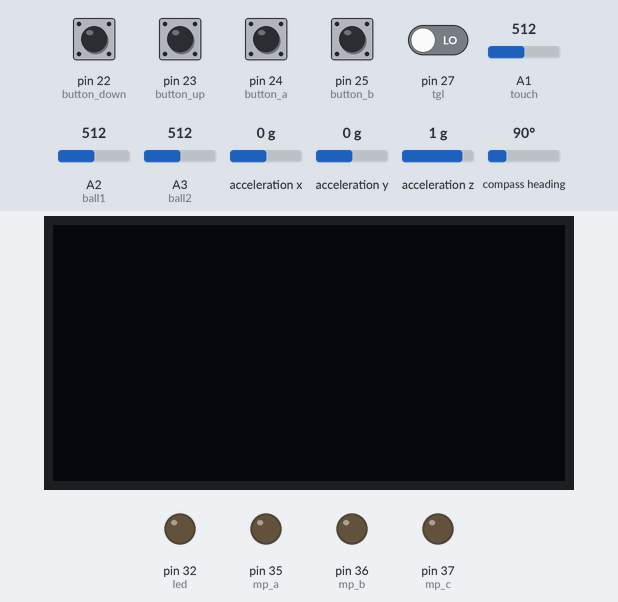
Simulated run of this program. Board: Arduino Mega 2560, built with avr-gcc and run on an emulated ATmega2560. Shown: 128×64 one-colour display, output pins drawn as LEDs (lit = HIGH). Inputs (shaded band) come from the test bench; at power-on: pin 22 (button_down), pin 23 (button_up), pin 24 (button_a), pin 25 (button_b), pin 27 (tgl) LOW, A1 (touch) = 512, A2 (ball1) = 512, A3 (ball2) = 512, acceleration x 0 g, acceleration y 0 g, acceleration z 1 g, compass heading 90°. Pins used as bus, display or sensor lines are not drawn; what the program prints to the serial monitor is not drawn.

Above: at 2.2 s.
2.3 s: pin 27 (tgl) driven HIGH
At 3.1 s:
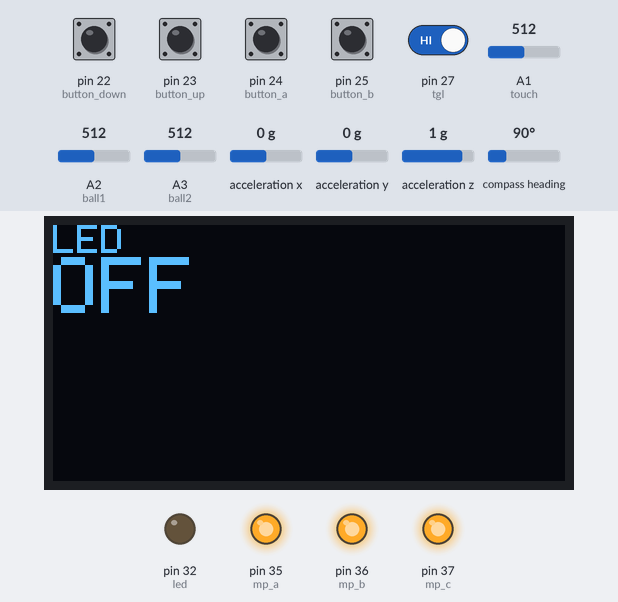
3.9 s: pin 25 (button_b) pulled HIGH for 0.15 s
At 4.3 s:
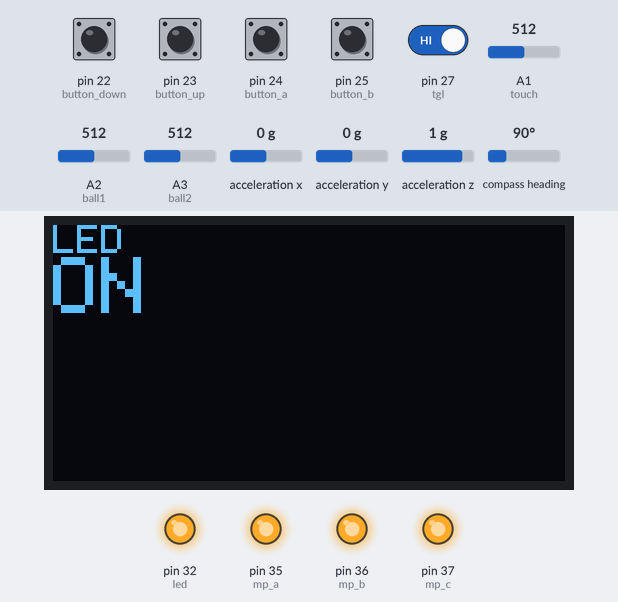
5.9 s: pin 23 (button_up) pulled HIGH for 0.15 s
At 7.8 s:
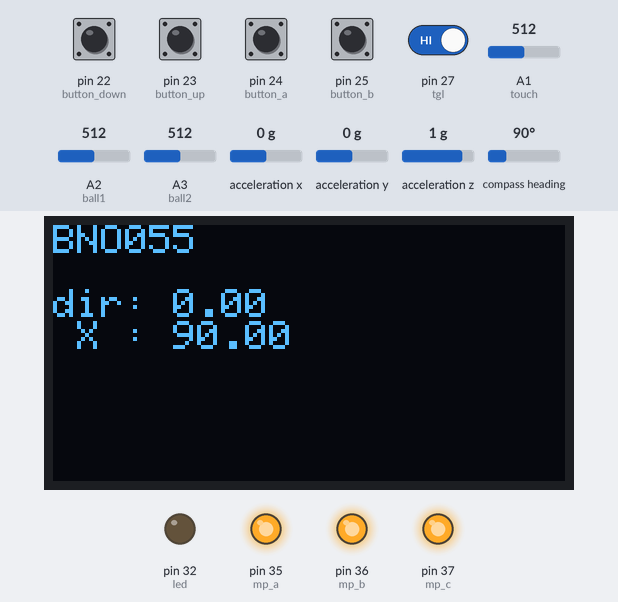
8.1 s: pin 23 (button_up) pulled HIGH for 1 s
At 10.4 s:
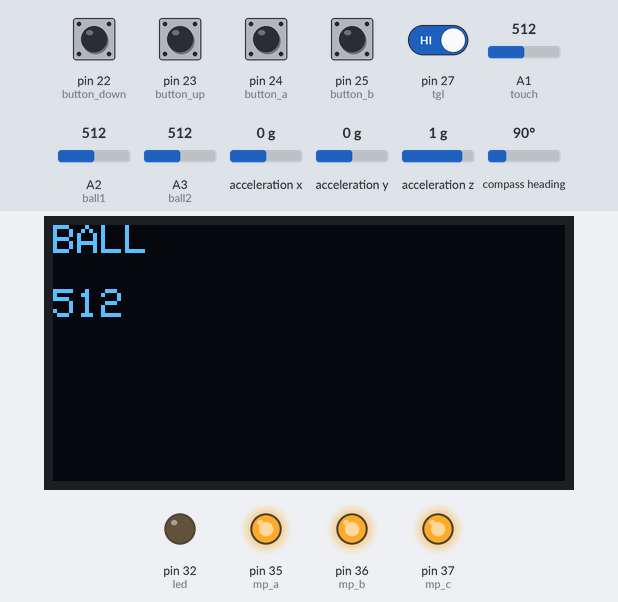
10.9 s: pin 23 (button_up) pulled HIGH for 0.15 s
At 11.9 s:
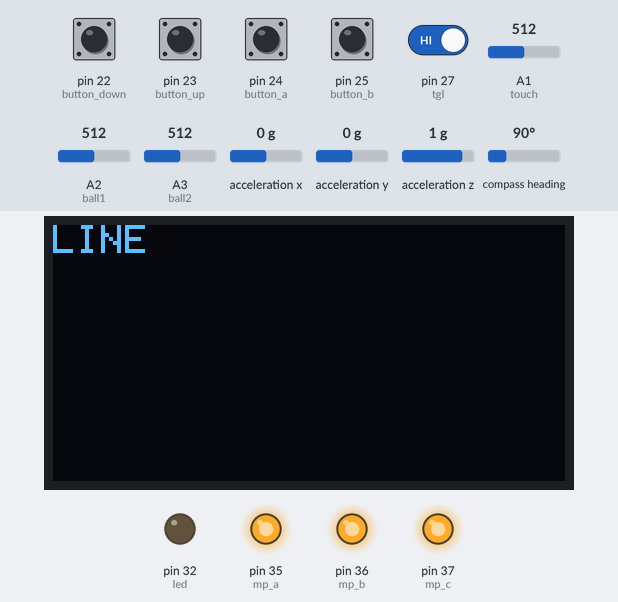
13.0 s: pin 23 (button_up) pulled HIGH for 0.15 s
At 14.5 s:
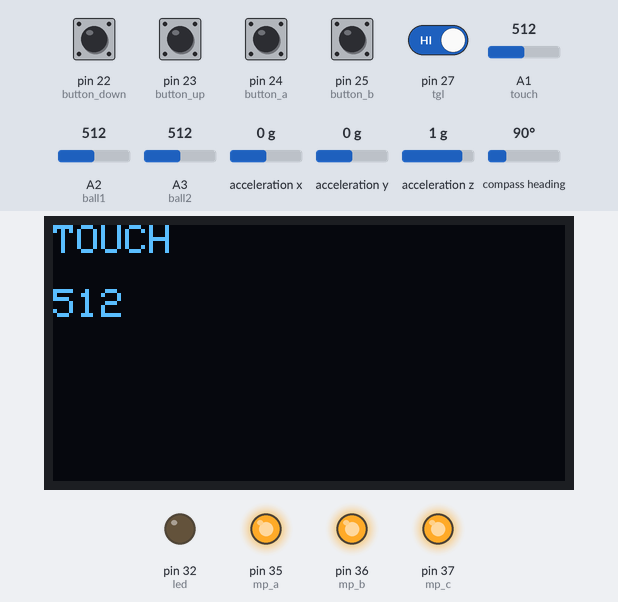
Timing chart, 0 to 16.0 s (numbered marks = the images above; inputs shaded):
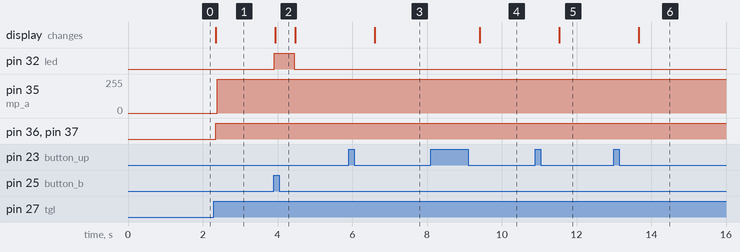

The program:

main.cpp
```cpp
#include <Arduino.h>
#include <Wire.h>

unsigned long prev, next, interval1;
// interval1:ultrasonic

// OLED
#include "Adafruit_GFX.h"
#include "Adafruit_SSD1306.h"
Adafruit_SSD1306 display(-1);

// BNO055
#include <Adafruit_BNO055.h>
#include <Adafruit_Sensor.h>
#include <utility/imumaths.h>
Adafruit_BNO055 bno = Adafruit_BNO055(55);
float dir, dir_o, dir_x, dir_y, dir_z;
// PID制御
float kp = 2, ki = 0, kd = 0;  // 係数
float target = 0;              // 目標
float dt, preTime;
float P, I, D, pose_out, preP, vol;

// ball sensor
#define ball1 A2
#define ball2 A3
#define ballpower 42  // センサ電源
#define mp_a 35
#define mp_b 36
#define mp_c 37
int ballval[16];
int multiplex[3] = {mp_c, mp_b, mp_a};

// line sensor
#define led 32
#define line0 A4
#define line1 A5
#define line2 A6
#define line3 A7
#define line4 A8
#define line5 A9
#define line6 A10
#define line8 A11
#define line9 A12
#define line10 A13
#define line11 A14
#define line12 A15
#define touch A1

// ultorasonic
#include <NewPing.h>
#define u_left 38
#define u_front 39
#define u_right 40
#define u_back 41
#define MAX_DISTANCE 400
int u_val[4];  // left,front,right,back
int u_x, u_y;
NewPing sonar[4] = {NewPing(u_left, u_left, MAX_DISTANCE),
                    NewPing(u_front, u_front, MAX_DISTANCE),
                    NewPing(u_right, u_right, MAX_DISTANCE),
                    NewPing(u_back, u_back, MAX_DISTANCE)};

// MD
const int md1[] = {2, 3};
const int md2[] = {6, 5};
const int md3[] = {8, 7};
const int md4[] = {12, 11};
const int md5[] = {10, 9};
int motor1, motor2, motor3, motor4, motor5;

// UI
#define button_down 22
#define button_up 23
#define button_a 24
#define button_b 25
#define button_c 26
#define tgl 27
#define item 7  // led,gyro,ball,line,touch,motor,ultorasonic
bool up_status, down_status, led_status;
int menu;

float pose() {
  vol = dir;

  dt = (micros() - preTime) / 1000000;
  preTime = micros();
  P = target - vol;
  I += P * dt;
  D = (P - preP) / dt;
  preP = P;
  return (kp * P + ki * I + kd * D);
}

void motor_out(int num, double speed) {  // motor_out(1~5,-100~100)
  if (speed > 100) {
    speed = 100;
  } else if (speed < -100) {
    speed = -100;
  }
  if (num == 1) {
    if (speed == 0) {
      digitalWrite(md1[0], LOW);
      digitalWrite(md1[1], LOW);
    } else if (speed < 0) {
      analogWrite(md1[0], speed * -2.55);
      digitalWrite(md1[1], LOW);
    } else if (speed > 0) {
      digitalWrite(md1[0], LOW);
      analogWrite(md1[1], speed * 2.55);
    }
  } else if (num == 2) {
    if (speed == 0) {
      digitalWrite(md2[0], LOW);
      digitalWrite(md2[1], LOW);
    } else if (speed < 0) {
      analogWrite(md2[0], speed * -2.55);
      digitalWrite(md2[1], LOW);
    } else if (speed > 0) {
      digitalWrite(md2[0], LOW);
      analogWrite(md2[1], speed * 2.55);
    }
  } else if (num == 3) {
    if (speed == 0) {
      digitalWrite(md3[0], LOW);
      digitalWrite(md3[1], LOW);
    } else if (speed < 0) {
      analogWrite(md3[0], speed * -2.55);
      digitalWrite(md3[1], LOW);
    } else if (speed > 0) {
      digitalWrite(md3[0], LOW);
      analogWrite(md3[1], speed * 2.55);
    }
  } else if (num == 4) {
    if (speed == 0) {
      digitalWrite(md4[0], LOW);
      digitalWrite(md4[1], LOW);
    } else if (speed < 0) {
      analogWrite(md4[0], speed * -2.55);
      digitalWrite(md4[1], LOW);
    } else if (speed > 0) {
      digitalWrite(md4[0], LOW);
      analogWrite(md4[1], speed * 2.55);
    }
  } else if (num == 5) {
    if (speed == 0) {
      digitalWrite(md5[0], LOW);
      digitalWrite(md5[1], LOW);
    } else if (speed < 0) {
      analogWrite(md5[0], speed * -2.55);
      digitalWrite(md5[1], LOW);
    } else if (speed > 0) {
      digitalWrite(md5[0], LOW);
      analogWrite(md5[1], speed * 2.55);
    }
  }
}

void set_multiplex(int pin_arr[3], int channel) {
  if (channel == 0) {
    digitalWrite(pin_arr[0], LOW);
    digitalWrite(pin_arr[1], LOW);
    digitalWrite(pin_arr[2], LOW);
  } else if (channel == 1) {
    digitalWrite(pin_arr[0], LOW);
    digitalWrite(pin_arr[1], LOW);
    digitalWrite(pin_arr[2], HIGH);
  } else if (channel == 2) {
    digitalWrite(pin_arr[0], LOW);
    digitalWrite(pin_arr[1], HIGH);
    digitalWrite(pin_arr[2], LOW);
  } else if (channel == 3) {
    digitalWrite(pin_arr[0], LOW);
    digitalWrite(pin_arr[1], HIGH);
    digitalWrite(pin_arr[2], HIGH);
  } else if (channel == 4) {
    digitalWrite(pin_arr[0], HIGH);
    digitalWrite(pin_arr[1], LOW);
    digitalWrite(pin_arr[2], LOW);
  } else if (channel == 5) {
    digitalWrite(pin_arr[0], HIGH);
    digitalWrite(pin_arr[1], LOW);
    digitalWrite(pin_arr[2], HIGH);
  } else if (channel == 6) {
    digitalWrite(pin_arr[0], HIGH);
    digitalWrite(pin_arr[1], HIGH);
    digitalWrite(pin_arr[2], LOW);
  } else if (channel == 7) {
    digitalWrite(pin_arr[0], HIGH);
    digitalWrite(pin_arr[1], HIGH);
    digitalWrite(pin_arr[2], HIGH);
  }
}
void read_ball() {
  for (int i = 0; i < 8; i++) {
    digitalWrite(ballpower, LOW);
    delayMicroseconds(10);
    set_multiplex(multiplex, i);
    digitalWrite(ballpower, HIGH);
    delayMicroseconds(10);
    // 後ろから時計回り
    ballval[i * 2] = analogRead(ball1);
    ballval[i * 2 + 1] = analogRead(ball2);
  }
}

void read_gyro() {
  sensors_event_t event;
  bno.getEvent(&event);

  dir_x = event.orientation.x;
  dir_y = event.orientation.y;
  dir_z = event.orientation.z;
  if (digitalRead(button_a) == 0) {
    dir_o = event.orientation.x;
  }
  dir = dir_x - dir_o;
  if (dir > 180) {
    dir -= 360;
  } else if (dir < -180) {
    dir += 360;
  }
}

void read_ultrasonic() {
  unsigned long curr = millis();  // 現在時刻を取得
  if ((curr - prev) >=
      interval1) {  // 前回実行時刻から実行周期以上経過していたら
    for (int i = 0; i < 4; i++) {
      delay(50);
      u_val[i] = sonar[i].ping_cm();
    }
    prev += interval1;  // 前回実行時刻に実行周期を加算
  }
}

void UI() {
  if (digitalRead(button_up) != up_status && digitalRead(button_up) == 0) {
    menu++;
  }
  up_status = digitalRead(button_up);

  if (digitalRead(button_down) != down_status &&
      digitalRead(button_down) == 0) {
    menu--;
  }
  down_status = digitalRead(button_down);

  if (menu < 0) {
    menu = item;
  }
  display.clearDisplay();
  display.setTextSize(1);
  display.setTextColor(WHITE);
  if (0) {
  } else if (menu % item == 0) {
    // led
    display.setCursor(0, 0);
    display.println("LED");
    if (digitalRead(button_a) == 0) {
      digitalWrite(led, HIGH);
      led_status = 1;
    }
    if (digitalRead(button_b) == 0) {
      digitalWrite(led, LOW);
      led_status = 0;
    }
    if (led_status == 0) {
      display.setTextSize(2);
      display.println("OFF");
    } else {
      display.setTextSize(2);
      display.println("ON");
    }
  } else if (menu % item == 1) {
    // bno055
    read_gyro();
    display.setCursor(0, 0);
    display.println("BNO055");
    display.println("");
    display.print("dir: ");
    display.println(dir);
    display.print(" X : ");
    display.println(dir_x);

    display.display();
  } else if (menu % item == 2) {
    // ball
    display.setCursor(0, 0);
    display.println("BALL");
    display.println("");

    display.println(analogRead(ball1));
  } else if (menu % item == 3) {
    // line
    display.setCursor(0, 0);
    display.println("LINE");
  } else if (menu % item == 4) {
    // touch
    display.setCursor(0, 0);
    display.println("TOUCH");
    display.println("");

    display.println(analogRead(touch));
  } else if (menu % item == 5) {
    // motor
    display.setCursor(0, 0);
    display.println("MOTOR");
    motor_out(1, 0);
    motor_out(2, 0);
    motor_out(3, 0);
    motor_out(4, 0);
    motor_out(5, 0);
    if (digitalRead(button_a) == 0) {
      motor_out(1, 100);
      motor_out(2, 100);
      motor_out(3, 100);
      motor_out(4, 100);
    }
    if (digitalRead(button_b) == 0) {
      motor_out(1, -100);
      motor_out(2, -100);
      motor_out(3, -100);
      motor_out(4, -100);
    }
  } else if (menu % item == 6) {
    // ultorasonic sensor
    read_ultrasonic();
    display.setCursor(0, 0);
    display.println("ULTORASONIC");

    display.setCursor(0, 16);
    display.print("front: ");
    display.println(u_val[1]);
    display.setCursor(0, 24);
    display.print("back : ");
    display.println(u_val[3]);
    display.setCursor(72, 16);
    display.print("left : ");
    display.println(u_val[0]);
    display.setCursor(72, 24);
    display.print("right: ");
    display.print(u_val[2]);
  }
  display.display();
}

void soccer() { pose_out = pose(); }

void setup() {
  pinMode(ball1, INPUT);
  pinMode(ball2, INPUT);
  pinMode(ballpower, OUTPUT);
  pinMode(mp_a, OUTPUT);
  pinMode(mp_b, OUTPUT);
  pinMode(mp_c, OUTPUT);

  pinMode(touch, INPUT);
  pinMode(led, OUTPUT);
  pinMode(button_a, INPUT);
  pinMode(button_b, INPUT);
  pinMode(button_c, INPUT);
  pinMode(button_up, INPUT);
  pinMode(button_down, INPUT);
  pinMode(tgl, INPUT);

  Serial.begin(115200);
  Serial.println("Hello world");

  display.begin(SSD1306_SWITCHCAPVCC, 0x3C);

  if (!bno.begin()) {
    /* There was a problem detecting the BNO055 ... check your connections */
    Serial.print(
        "Ooops, no BNO055 detected ... Check your wiring or I2C ADDR!");
    while (1)
      ;
  }

  delay(1000);

  bno.setExtCrystalUse(true);

  prev = 0;         // 前回実行時刻を初期化
  interval1 = 500;  // 実行周期を設定
  // put your setup code here, to run once:
}

void loop() {
  if (digitalRead(tgl) == 1) {
    UI();
    read_ball();
    for (int i = 0; i < 16; i++) {
      Serial.print(ballval[i]);
      Serial.print("  ");
    }
    Serial.println("");
    delay(500);
  } else {
    soccer();
    display.clearDisplay();
    display.display();
  }

  /*
   */
  // put your main code here, to run repeatedly:
}
```

Measured:
- after the input at 2.3 s, pin 35 (mp_a): 0/255 → 255/255 after 0.09 s; pin 36 (mp_b), pin 37 (mp_c): LOW → HIGH after 0.05 s; the display: changes after 0.05 s (image 1)
- after the input at 3.9 s, pin 32 (led): LOW → HIGH at once, → LOW 0.53 s later; the display: changes at once (image 2)
- after the input at 5.9 s, the display: changes after 0.71 s (image 3)
- after the input at 8.1 s, the display: changes after 1.3 s (image 4)
- after the input at 10.9 s, the display: changes after 0.64 s (image 5)
- after the input at 13.0 s, the display: changes after 0.67 s (image 6)
